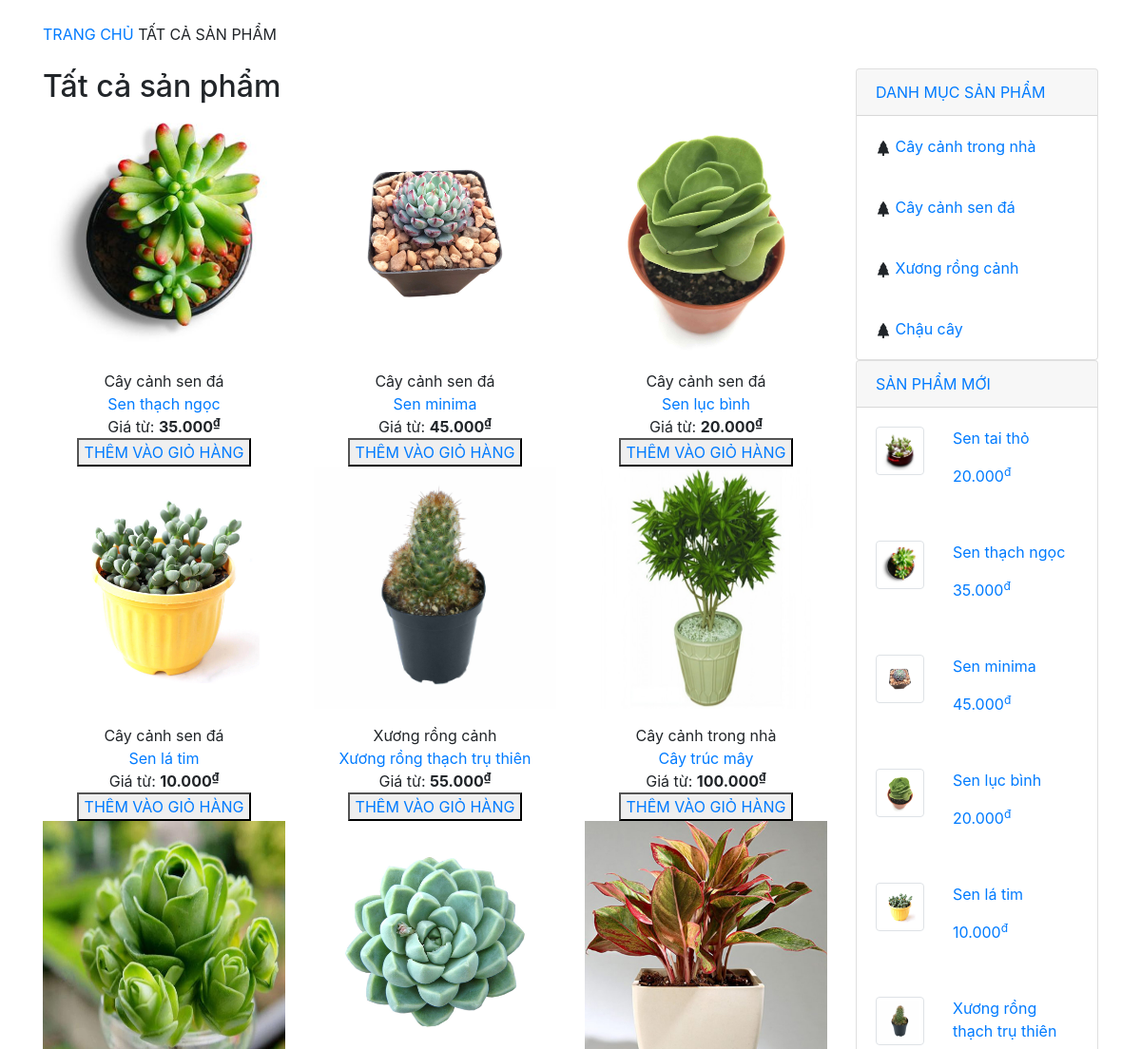
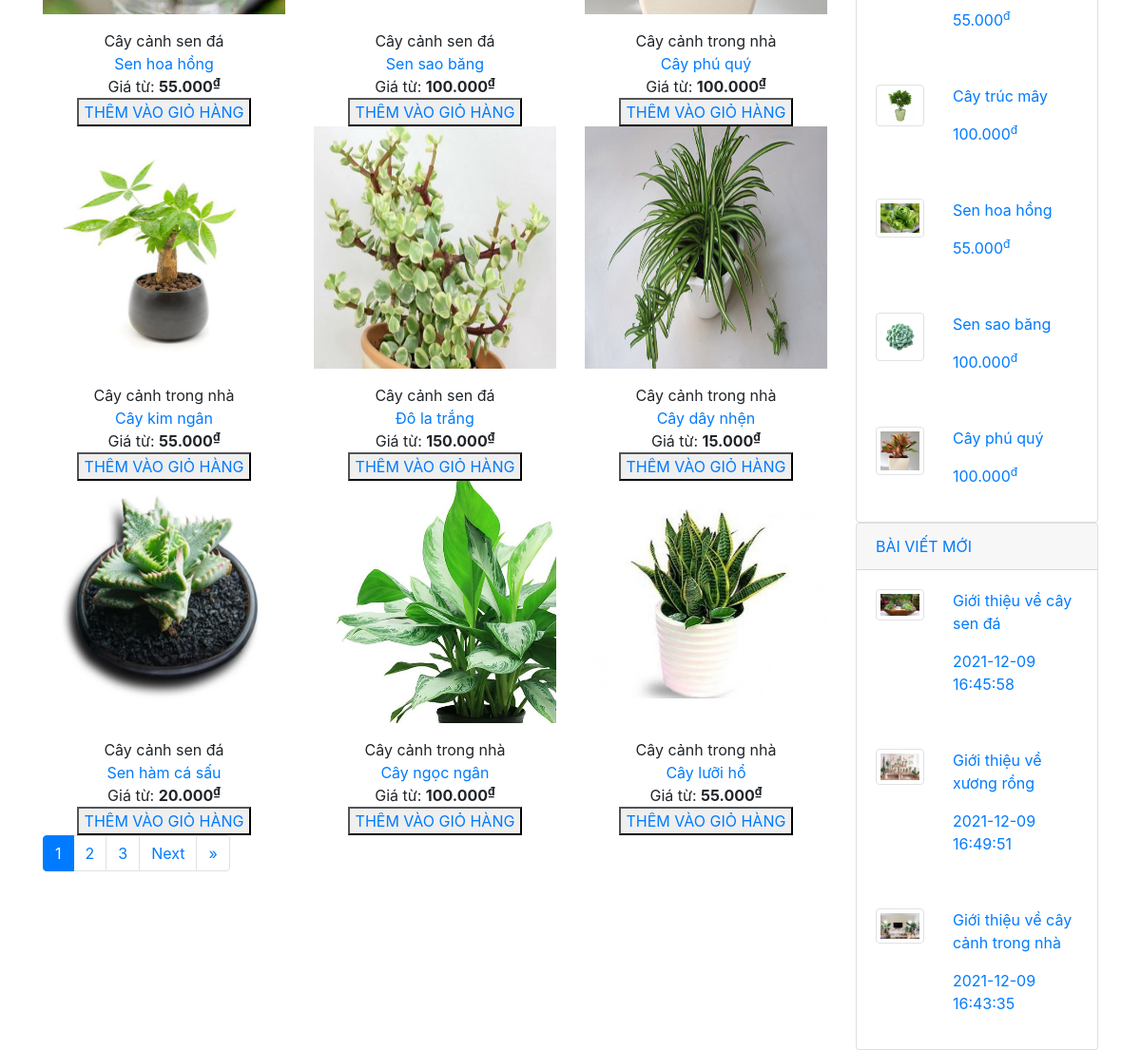
Page /Bancaycanh/web/modules/totalproduct.php on the committed database (2 pictures, top to bottom).
### tables this page shows
CREATE TABLE `products` (
  `productCode` int(11) NOT NULL,
  `productImage` varchar(500) DEFAULT NULL,
  `productName` varchar(50) NOT NULL,
  `productLineCode` varchar(10) NOT NULL,
  `Unit` varchar(20) NOT NULL,
  `Size` varchar(20) DEFAULT NULL,
  `productVender` varchar(50) NOT NULL,
  `productDecription` varchar(5000) DEFAULT NULL,
  `quantityEntered` smallint(6) NOT NULL,
  `quantitySold` smallint(6) DEFAULT NULL,
  `quantityInStock` smallint(6) DEFAULT NULL,
  `buyPrice` smallint(6) NOT NULL,
  `status` varchar(50) NOT NULL
);

CREATE TABLE `productlines` (
  `productLineCode` varchar(10) NOT NULL,
  `productLineName` varchar(50) NOT NULL,
  `productLineImage` varchar(500) DEFAULT NULL,
  `productLineDecription` varchar(50) DEFAULT NULL
);

CREATE TABLE `newpost` (
  `id_post` int(11) NOT NULL,
  `name_post` varchar(50) NOT NULL,
  `image_post` varchar(500) DEFAULT NULL,
  `summery_post` mediumtext DEFAULT NULL,
  `content_post` longtext DEFAULT NULL,
  `id_category` int(11) NOT NULL,
  `status_display_post` varchar(50) NOT NULL,
  `date_post` timestamp NOT NULL DEFAULT current_timestamp() ON UPDATE current_timestamp(),
  `productLineCode` varchar(50) DEFAULT NULL
);

### Bancaycanh/web/modules/totalproduct.php (the view, shortened to what this page needs)
<?php
include '../db/config.php';
?>
<!DOCTYPE html>
<html lang="en">
<head>
  <link rel="stylesheet" href="css/totalproduct.css" class="css">
  <link rel="stylesheet" href="https://maxcdn.bootstrapcdn.com/bootstrap/4.4.1/css/bootstrap.min.css">
</head>
<body>
<div class="container">
<div class="row">
    <?php
    $sum_product_page= !empty($_GET['per-page'])?$_GET['per-page']:16;
    $current_page= !empty($_GET['page'])?$_GET['page']:1;
    $offset=($current_page -1 ) * $sum_product_page;
    $sql_select_product = mysqli_query($con,"SELECT A.*, B.* FROM products A, productlines B WHERE A.productLineCode=B.productLineCode ORDER BY productCode DESC LIMIT $sum_product_page OFFSET $offset");
    $totalRecord=mysqli_query($con,"SELECT * FROM products ");
    $row_count=mysqli_num_rows($totalRecord);
    $totalPages= ceil($row_count/$sum_product_page);
    ?>
    <div class="col-12 my-4 text-uppercase font13 cl_nau" id="breadcrumbs"><span><span>
      <a href="index.php?web_moc=Trangchu">Trang chủ</a>
      <span class="breadcrumb_last" aria-current="page">TẤT CẢ SẢN PHẨM</span></span></span>
    </div>
    <div class="col-sm-9">
        <div class="product_new">
          <div class="pd-new">
            <div class="title-pd-new">
              <h2>Tất cả sản phẩm</h2>
            </div>
            <div class="row ">
              <?php
                while ($row_product = mysqli_fetch_array($sql_select_product)) {
                  ?>
              <div class="col-4">
                <div class="image-product">
                  <a href="index.php?web_moc=Chitietsanpham&idsp=<?php echo $row_product['productCode']?>" >
                    <p><img width="255" height="255" src="../admin/image/product/<?php echo $row_product['productImage']?>" ></p>
                </div>
                <div class=" text-center ">
                  <div class="pd-line">
                    <a class=""> <?php echo $row_product['productLineName'] ?></a>
                  </div>
                  <div class="pd-name">
                    <a href="index.php?web_moc=Chitietsanpham&idsp=<?php echo $row_product['productCode']?>"><?php echo $row_product['productName'] ?></a>
                  </div>
                  <div class="price-wrapper">
                    <span class="price">Giá từ: <span class=""><strong><?php echo $row_product['buyPrice'] ?><span class="">.000<sup>₫</sup></span></strong></span></span>
                  </div>
                </div>
                <div class="text-center">
                  <button>
                    <a href="index.php?web_moc=Themvaogiohang&idspgh=<?php echo $row_product['productCode']?>" name="themvaogiohang" data-quantity="1" class="primary is-small mb-0 button product_type_variable add_to_cart_button is-shade" >THÊM VÀO GIỎ HÀNG</a>
                  </button>
                </div>
              </div>
                <?php
                }
                ?>
            </div>
          </div>
                <nav aria-label="..." class ="pagina-button">
            <ul class="pagination">
              <?php for($num=1;$num <= $totalPages;$num++){
                if($num != $current_page){
                  if($num > $current_page -2 && $num <= $current_page + 2){
              ?>
              <li class="page-item">
                <a class="page-link" href="?web_moc=Tatcasanpham&per-page=<?php echo $sum_product_page?>&page=<?php echo $num?>"><?php echo $num?></a>
              </li>
              <?php
                }
              }else{
              ?>
              <li class="page-item active">
                <a class="page-link"><?php echo $num?></a>
              </li>
              <?php
                }
              }
              ?>
              <?php
                if($current_page < $totalPages - 1){
                  $next_page=$current_page+1;
                ?>
              <li class="page-item">
                <a class="page-link" href="?web_moc=Tatcasanpham&per-page=<?php echo $sum_product_page?>&page=<?php echo $next_page?>">Next</a>
              </li>
              <?php
                }if($current_page < $totalPages - 2){
                    $end_page=$totalPages;
              ?>
              <li class="page-item">
                <a class="page-link" href="?web_moc=Tatcasanpham&per-page=<?php echo $sum_product_page?>&page=<?php echo $end_page?>"><span aria-hidden="true">&raquo;</span></a>
              </li>
              <?php
              }
              ?>
            </ul>
          </nav>
      </div>
    </div>
    <div class="col-3">
    <div id="accordion">
        <div class="card">
          <div class="card-header">
            <a class="card-link" data-toggle="collapse" href="#collapseOne">DANH MỤC SẢN PHẨM</a></div>
            <div id="collapseOne" class="collapse show" data-parent="#accordion">
              <?php
              $sql_pd= mysqli_query($con, "SELECT * FROM productlines");
              while ($row_pd = mysqli_fetch_array($sql_pd)) {
                ?>
              <div class="card-body">
                <a href="index.php?web_moc=Danhmucsanpham&id=<?php echo $row_pd['productLineCode']?>"><?php echo $row_pd['productLineName']?></a>
              </div>
              <?php
              }
              ?>
            </div>
          </div>
        </div>
        <div class="card">
          <div class="card-header">
            <a class="card-link" data-toggle="collapse" href="#collapseOne">SẢN PHẨM MỚI</a></div>
            <div id="collapseOne" class="collapse show" data-parent="#accordion">
              <?php
              $sql_sp= mysqli_query($con, "SELECT * FROM products ORDER BY productCode DESC LIMIT 10");
              while ($row_sp = mysqli_fetch_array($sql_sp)) {
                ?>
              <div class="card-body pd_new">
              <a href="index.php?web_moc=Chitietsanpham&idsp=<?php echo $row_sp['productCode']?>">
                  <div class="row">
                      <div class="col-4">
                      <img class="img-thumbnail" src="../admin/image/product/<?php echo $row_sp['productImage']?>" alt="Sản phẩm 1" class="img-responsive" width="100">
                      </div>
                      <div class="col-8">
                      <p><?php echo $row_sp['productName']?></p>
                      <p><?php echo number_format($row_sp['buyPrice']).".000<sup>đ</sup>"?></p>
                    </div>
                  </div>
                  </a>
              </div>
              <?php
              }
              ?>
            </div>
          </div>
        <div class="card">
          <div class="card-header">
            <a class="card-link" data-toggle="collapse" href="#collapseOne">BÀI VIẾT MỚI</a></div>
            <div id="collapseOne" class="collapse show" data-parent="#accordion">
              <?php
              $sql_pt= mysqli_query($con, "SELECT * FROM newpost ORDER BY id_post LIMIT 5");
              while ($row_pt = mysqli_fetch_array($sql_pt)) {
                ?>
              <div class="card-body pt_new">
              <a href="index.php?web_moc=Chitietbaiviet&idbv=<?php echo $row_pt['id_post']?>">
                  <div class="row">
                      <div class="col-4">
                      <img class="img-thumbnail" src="../admin/image/post/<?php echo $row_pt['image_post']?>" alt="Sản phẩm 1" class="img-responsive" width="100">
                      </div>
                      <div class="col-8">
                      <p><?php echo $row_pt['name_post']?></p>
                      <p><?php echo $row_pt['date_post']?></p>
                    </div>
                  </div>
                  </a>
                </div>
              <?php
              }
              ?>
            </div>
          </div>
        </div>
    </div>
</div>
</body>
</html>

### Bancaycanh/web/modules/totalproduct.php (style rules this page uses)
.image-product img { display:block;transition: all .3s ease; }
.image-product p { display:block;overflow: hidden; }

### rows in the picture
products: productImage (picture), productLineCode.productLineName "Cây cảnh sen đá", productName "Sen thạch ngọc", buyPrice "35"
products: productImage (picture), productLineCode.productLineName "Cây cảnh sen đá", productName "Sen minima", buyPrice "45"
products: productImage (picture), productLineCode.productLineName "Cây cảnh sen đá", productName "Sen lục bình", buyPrice "20"
products: productImage (picture), productLineCode.productLineName "Cây cảnh sen đá", productName "Sen lá tim", buyPrice "10"
products: productImage (picture), productLineCode.productLineName "Xương rồng cảnh", productName "Xương rồng thạch trụ thiên", buyPrice "55"
products: productImage (picture), productLineCode.productLineName "Cây cảnh trong nhà", productName "Cây trúc mây", buyPrice "100"
products: productImage (picture), productLineCode.productLineName "Cây cảnh sen đá", productName "Sen hoa hồng", buyPrice "55"
products: productImage (picture), productLineCode.productLineName "Cây cảnh sen đá", productName "Sen sao băng", buyPrice "100"
products: productImage (picture), productLineCode.productLineName "Cây cảnh trong nhà", productName "Cây phú quý", buyPrice "100"
products: productImage (picture), productLineCode.productLineName "Cây cảnh trong nhà", productName "Cây kim ngân", buyPrice "55"
products: productImage (picture), productLineCode.productLineName "Cây cảnh sen đá", productName "Đô la trắng", buyPrice "150"
products: productImage (picture), productLineCode.productLineName "Cây cảnh trong nhà", productName "Cây dây nhện", buyPrice "15"
products: productImage (picture), productLineCode.productLineName "Cây cảnh sen đá", productName "Sen hàm cá sấu", buyPrice "20"
products: productImage (picture), productLineCode.productLineName "Cây cảnh trong nhà", productName "Cây ngọc ngân", buyPrice "100"
products: productImage (picture), productLineCode.productLineName "Cây cảnh trong nhà", productName "Cây lưỡi hổ", buyPrice "55"
productlines: productLineName "Cây cảnh trong nhà"
productlines: productLineName "Cây cảnh sen đá"
productlines: productLineName "Xương rồng cảnh"
productlines: productLineName "Chậu cây"
products: productImage (picture), productName "Sen tai thỏ", buyPrice "20"
newpost: image_post (picture), name_post "Giới thiệu về cây sen đá", date_post "2021-12-09 16:45:58"
newpost: image_post (picture), name_post "Giới thiệu về xương rồng", date_post "2021-12-09 16:49:51"
newpost: image_post (picture), name_post "Giới thiệu về cây cảnh trong nhà", date_post "2021-12-09 16:43:35"
